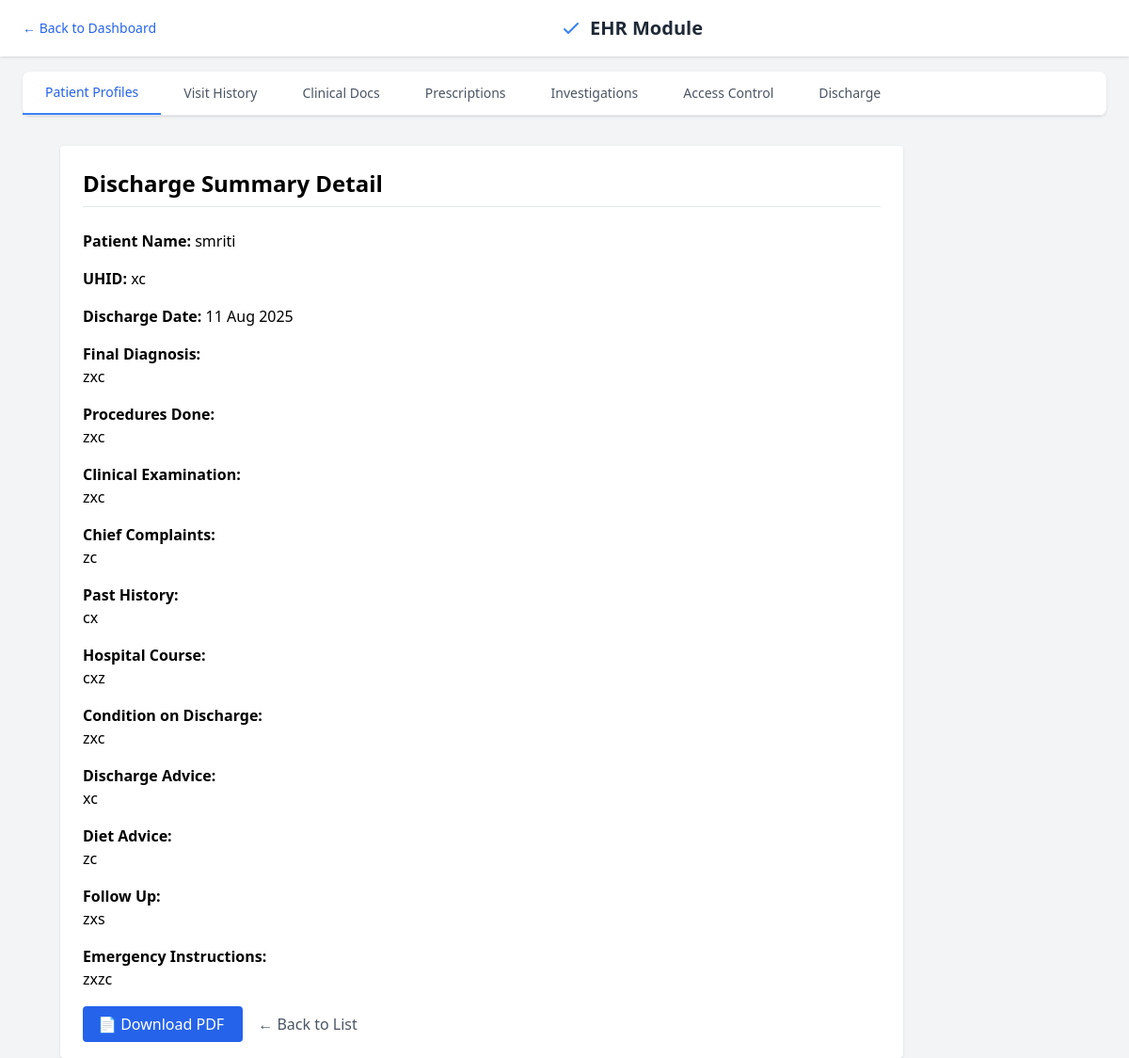
Screenshot of /discharge/1/ with the database file from the repository.
### main/models.py (models this page shows, shortened)
class DischargeSummary(models.Model):
    DISCHARGE_TYPE_CHOICES = [
        ('Planned', 'Planned'),
        ('DAMA', 'Discharged Against Medical Advice'),
        ('DOR', 'Discharged on Request'),
        ('LAMA', 'Left Against Medical Advice'),
    ]
    patient = models.ForeignKey(Patient, on_delete=models.CASCADE, related_name='discharges')
    uhid = models.CharField(max_length=50)
    ip_id = models.CharField(max_length=50, blank=True, null=True)
    ward = models.CharField(max_length=100, blank=True, null=True)
    bed_no = models.CharField(max_length=20, blank=True, null=True)
    consultant_name = models.CharField(max_length=100)
    admission_date = models.DateField()
    discharge_date = models.DateField()
    final_diagnosis = models.TextField()
    procedures_done = models.TextField(blank=True, null=True)
    clinical_examination = models.TextField(blank=True, null=True)
    consultations = models.TextField(blank=True, null=True)
    discharge_type = models.CharField(max_length=20, choices=DISCHARGE_TYPE_CHOICES, default='Planned')
    chief_complaints = models.TextField(blank=True, null=True)
    past_history = models.TextField(blank=True, null=True)
    hospital_course = models.TextField(blank=True, null=True)
    condition_on_discharge = models.TextField(blank=True, null=True)
    discharge_advice = models.TextField(blank=True, null=True)
    diet_advice = models.TextField(blank=True, null=True)
    follow_up = models.TextField(blank=True, null=True)
    emergency_instructions = models.TextField(blank=True, null=True)
    created_at = models.DateTimeField(auto_now_add=True)

class Patient(models.Model):
    STATUS_CHOICES = [
        ('Active', 'Active'),
        ('Follow-up', 'Follow-up'),
        ('Chronic', 'Chronic'),
    ]
    GENDER_CHOICES = [
        ('Male', 'Male'),
        ('Female', 'Female'),
        ('Other', 'Other'),
    ]
    name = models.CharField(max_length=100)
    patient_id = models.CharField(max_length=10, unique=True, blank=True)
    age = models.IntegerField()
    gender = models.CharField(max_length=10, choices=GENDER_CHOICES)
    contact_number = models.CharField(max_length=15)
    email = models.EmailField(blank=True, null=True)
    address = models.TextField(blank=True, null=True)
    medical_history = models.TextField(blank=True, null=True)
    status = models.CharField(max_length=20, choices=STATUS_CHOICES)

### main/views.py (the view)
# urls.py: path('discharge/<int:pk>/', views.discharge_summary_detail, name='discharge_summary_detail'),
def discharge_summary_detail(request, pk):
    summary = get_object_or_404(DischargeSummary, pk=pk)
    return render(request, 'discharge_summary_detail.html', {'summary': summary})

### templates/discharge_summary_detail.html
{% extends 'base.html' %}
{% block content %}
<div class="max-w-4xl mx-auto mt-8 bg-white p-6 rounded shadow">
    <h2 class="text-2xl font-bold mb-6 border-b pb-2">Discharge Summary Detail</h2>
   <div class="mb-4">
    <strong>Patient Name:</strong>
    {% if summary.patient %}
        {{ summary.patient.name }}
    {% else %}
        N/A
    {% endif %}
</div>
    <div class="mb-4">
        <strong>UHID:</strong>
        {{ summary.uhid }}
    </div>
    <div class="mb-4">
        <strong>Discharge Date:</strong>
        {{ summary.discharge_date|date:"d M Y" }}
    </div>
    <div class="mb-4">
        <strong>Final Diagnosis:</strong>
        <p>{{ summary.final_diagnosis }}</p>
    </div>
    <div class="mb-4">
        <strong>Procedures Done:</strong>
        <p>{{ summary.procedures_done }}</p>
    </div>
    <div class="mb-4">
        <strong>Clinical Examination:</strong>
        <p>{{ summary.clinical_examination }}</p>
    </div>
    <div class="mb-4">
        <strong>Chief Complaints:</strong>
        <p>{{ summary.chief_complaints }}</p>
    </div>
    <div class="mb-4">
        <strong>Past History:</strong>
        <p>{{ summary.past_history }}</p>
    </div>
    <div class="mb-4">
        <strong>Hospital Course:</strong>
        <p>{{ summary.hospital_course }}</p>
    </div>
    <div class="mb-4">
        <strong>Condition on Discharge:</strong>
        <p>{{ summary.condition_on_discharge }}</p>
    </div>
    <div class="mb-4">
        <strong>Discharge Advice:</strong>
        <p>{{ summary.discharge_advice }}</p>
    </div>
    <div class="mb-4">
        <strong>Diet Advice:</strong>
        <p>{{ summary.diet_advice }}</p>
    </div>
    <div class="mb-4">
        <strong>Follow Up:</strong>
        <p>{{ summary.follow_up }}</p>
    </div>
    <div class="mb-4">
        <strong>Emergency Instructions:</strong>
        <p>{{ summary.emergency_instructions }}</p>
    </div>
    <div class="mt-6">
        <a href="{% url 'discharge_summary_pdf' summary.pk %}" class="bg-blue-600 text-white px-4 py-2 rounded hover:bg-blue-700">
            📄 Download PDF
        </a>
        <a href="{% url 'discharge_summary_list' %}" class="ml-4 text-gray-600 hover:underline">
            ← Back to List
        </a>
    </div>
</div>
{% endblock %}

### rows the page displays
DischargeSummary: patient.name "smriti", uhid "xc", discharge_date "11 Aug 2025", final_diagnosis "zxc", procedures_done "zxc", clinical_examination "zxc", chief_complaints "zc", past_history "cx", hospital_course "cxz", condition_on_discharge "zxc", discharge_advice "xc", diet_advice "zc", follow_up "zxs", emergency_instructions "zxzc"
